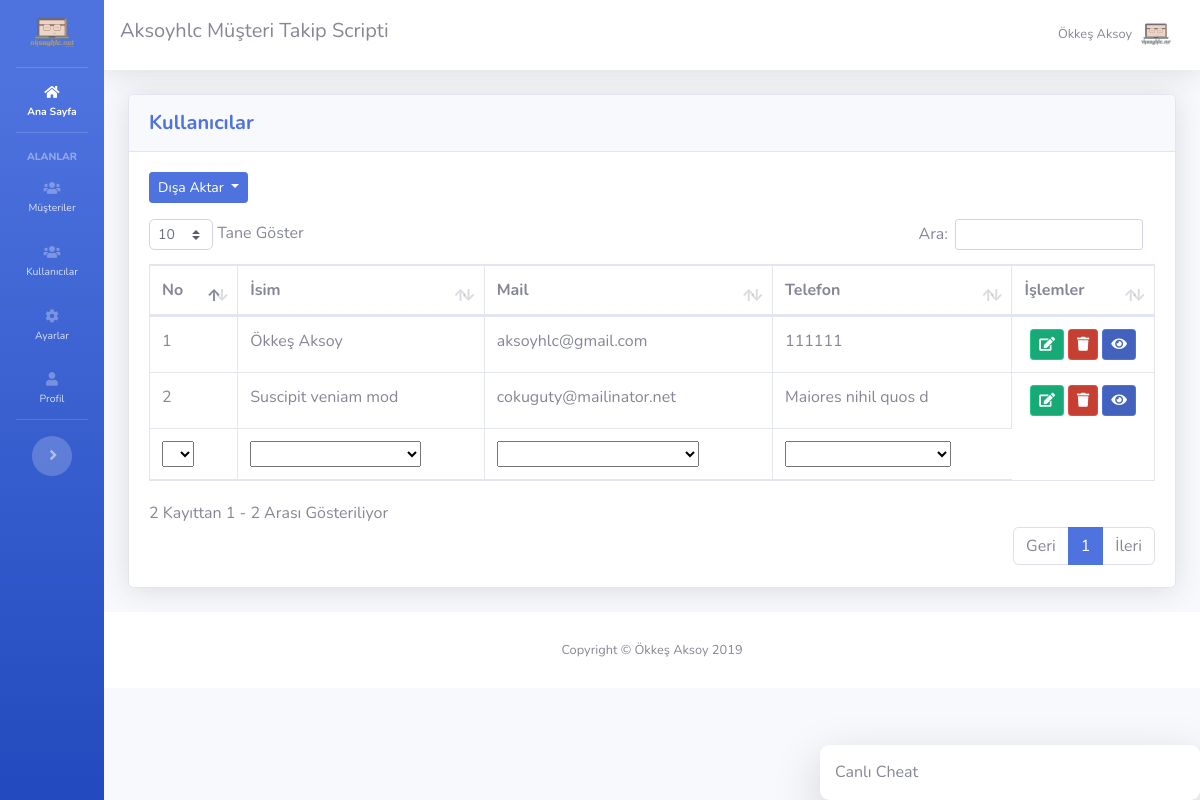
/Dosyalar/kullanicilar.php (signed in), run on the app's committed database.
### tables this page shows
CREATE TABLE `ayarlar` (
  `id` int(11) NOT NULL,
  `site_logo` varchar(400) DEFAULT NULL,
  `site_baslik` varchar(350) DEFAULT NULL,
  `site_aciklama` varchar(300) DEFAULT NULL,
  `site_link` varchar(100) DEFAULT NULL,
  `site_sahip_mail` varchar(100) DEFAULT NULL,
  `site_mail_host` varchar(100) DEFAULT NULL,
  `site_mail_mail` varchar(100) DEFAULT NULL,
  `site_mail_port` int(11) DEFAULT NULL,
  `site_mail_sifre` varchar(100) DEFAULT NULL
);

CREATE TABLE `kullanicilar` (
  `kul_id` int(11) NOT NULL,
  `kul_isim` varchar(200) DEFAULT NULL,
  `kul_mail` varchar(200) DEFAULT NULL,
  `kul_sifre` varchar(100) DEFAULT NULL,
  `kul_telefon` varchar(100) DEFAULT NULL,
  `kul_yetki` int(11) NOT NULL DEFAULT '0'
);

### Dosyalar/islemler/baglan.php (called while the page is built, shortened)
<?php
$host="localhost";
$veritabani_ismi="kurs_musteritakip";
$kullanici_adi="root";
$sifre="123456789";
try {
	$db = new PDO("mysql:host=$host;dbname=$veritabani_ismi;charset=utf8",$kullanici_adi,$sifre);
} catch (PDOException $e) {
	echo $e->getmessage();
}
$sorgu=$db->prepare("SELECT * FROM ayarlar");
$sorgu->execute();
$ayarcek=$sorgu->fetch(PDO::FETCH_ASSOC);
?>

### Dosyalar/fonksiyonlar.php (called while the page is built, shortened)
<?php
function yetkikontrol()
{
	if ($_SESSION['kul_yetki']==1) {
		return TRUE;
	} else {
		return FALSE;
	}
}
?>

### Dosyalar/kullanicilar.php (the view, shortened to what this page needs)
<?php
include'header.php';
?>
<link rel="stylesheet" type="text/css" href="vendor/datatables/dataTables.bootstrap4.min.css">
<div class="container-fluid">
  <div class="card shadow mb-4">
    <div class="card-header py-3">
      <h5 class="m-0 font-weight-bold text-primary">Kullanıcılar</h5>
    </div>
    <div class="card-body">
      <div class="dropdown">
        <button class="btn btn-primary btn-sm dropdown-toggle" type="button" id="dropdownMenuButton" data-toggle="dropdown" aria-haspopup="true" aria-expanded="false">
          Dışa Aktar
        </button>
</div>
<div class="table-responsive mt-3">
  <table class="table table-bordered" id="kullanicitablosu">
    <thead>
      <tr>
        <th>No</th>
        <th>İsim</th>
        <th>Mail</th>
        <th>Telefon</th>
        <th>İşlemler</th>
      </tr>
    </thead>
    <tbody>
      <?php
      $sayi=0;
      $sorgu=$db->prepare("SELECT * FROM kullanicilar");
      $sorgu->execute();
      while ($kullanicibilgisi=$sorgu->fetch(PDO::FETCH_ASSOC)) {
        $sayi++;
        ?>
        <tr>
          <td><?php echo $sayi; ?></td>
          <td><?php echo $kullanicibilgisi['kul_isim']; ?></td>
          <td><?php echo $kullanicibilgisi['kul_mail']; ?></td>
          <td><?php echo $kullanicibilgisi['kul_telefon']; ?></td>
          <td>
            <div class="row justify-content-center">
              <form action="kullaniciduzenle.php" method="POST" accept-charset="utf-8">
                <button type="submit" name="duzenleme" class="btn btn-success btn-sm btn-icon-split">
                  <span class="icon text-white-60">
                    <i class="fas fa-edit"></i>
                  </span>
                </button>
              </form>
              <form class="mx-1" action="islemler/ajax.php" method="POST" accept-charset="utf-8">
                <button type="submit" name="kulsilme" class="btn btn-danger btn-sm btn-icon-split">
                  <span class="icon text-white-60">
                    <i class="fas fa-trash"></i>
                  </span>
                </button>
              </form>
              <form action="kullanici.php" method="POST" accept-charset="utf-8">
                <button type="submit" name="duzenleme" class="btn btn-primary btn-sm btn-icon-split">
                  <span class="icon text-white-60">
                    <i class="fas fa-eye"></i>
                  </span>
                </button>
              </form>
            </div>
          </td>
        </tr>
      <?php } ?>
    </tbody>
    <tfoot>
      <tr>
        <th>No</th>
        <th>İsim</th>
        <th>Mail</th>
        <th>Telefon</th>
      </tr>
    </tfoot>
  </table>
</div>
</div>
</div>
</div>
<?php include'footer.php' ?>

### Dosyalar/header.php (shortened to what this page needs)
<?php
include 'islemler/baglan.php';
include 'fonksiyonlar.php';
?>
<!DOCTYPE html>
<html lang="tr">
<head>
  <link href="vendor/fontawesome-free/css/all.min.css" rel="stylesheet" type="text/css">
  <link href="css/sb-admin-2.min.css" rel="stylesheet">
  <link rel="stylesheet" href="css/aksoyhlc.css">
</head>
<body id="page-top">
  <div id="wrapper">
    <ul class="navbar-nav bg-gradient-primary sidebar sidebar-dark accordion" id="accordionSidebar">
     <li class="nav-item">
      <a class="nav-link text-center" href="index.php">
        <img src="dosyalar/<?php echo $ayarcek['site_logo'] ?>" style="width: 60%; height: auto;">
      </a>
    </li>
    <hr class="sidebar-divider my-0">
    <li class="nav-item active">
      <a class="nav-link" href="index.php">
        <i class="fas fa-home"></i>
        <span>Ana Sayfa</span></a>
      </li>
      <hr class="sidebar-divider">
      <div class="sidebar-heading">
        Alanlar
      </div>
      <li class="nav-item">
        <a class="nav-link collapsed" href="#" data-toggle="collapse" data-target="#collapseTwo" aria-expanded="true" aria-controls="collapseTwo">
          <i class="fas fa-users"></i>
          <span>Müşteriler</span>
        </a>
      </li>
      <?php if (yetkikontrol()): ?>
       <li class="nav-item">
        <a class="nav-link collapsed" href="#" data-toggle="collapse" data-target="#kullanicimeby" aria-expanded="true" aria-controls="kullanicimeby">
          <i class="fas fa-users"></i>
          <span>Kullanıcılar</span>
        </a>
      </li>
    <?php endif ?>
    <li class="nav-item">
      <a class="nav-link" href="ayarlar.php">
        <i class="fas fa-cog"></i>
        <span>Ayarlar</span></a>
      </li>
      <li class="nav-item">
        <a class="nav-link" href="profil.php">
          <i class="fas fa-user"></i>
          <span>Profil</span></a>
        </li>
        <hr class="sidebar-divider d-none d-md-block">
        <div class="text-center d-none d-md-inline">
          <button class="rounded-circle border-0" id="sidebarToggle"></button>
        </div>
      </ul>
      <div id="content-wrapper" class="d-flex flex-column">
        <div id="content">
          <nav class="navbar navbar-expand navbar-light bg-white topbar mb-4 static-top shadow">
            <h5><?php echo $ayarcek['site_baslik'] ?></h5>
            <ul class="navbar-nav ml-auto">
              <li class="nav-item dropdown no-arrow">
                <a class="nav-link dropdown-toggle" href="#" id="userDropdown" role="button" data-toggle="dropdown" aria-haspopup="true" aria-expanded="false">
                  <span class="mr-2 d-none d-lg-inline text-gray-600 small"><?php echo $_SESSION['kul_isim'] ?></span>
                  <img class="img-profile rounded-circle" src="dosyalar/<?php echo $ayarcek['site_logo'] ?>">
                </a>
              </li>
            </ul>
          </nav>

### data on the page
ayarlar: site_logo (picture), site_baslik "Aksoyhlc Müşteri Takip Scripti"
kullanicilar: kul_isim "Ökkeş Aksoy", kul_mail "aksoyhlc@gmail.com", kul_telefon "111111"
kullanicilar: kul_isim "Suscipit veniam mod", kul_mail "cokuguty@mailinator.net", kul_telefon "Maiores nihil quos d"

### other printed values
$_SESSION['kul_isim'] "Ökkeş Aksoy"
